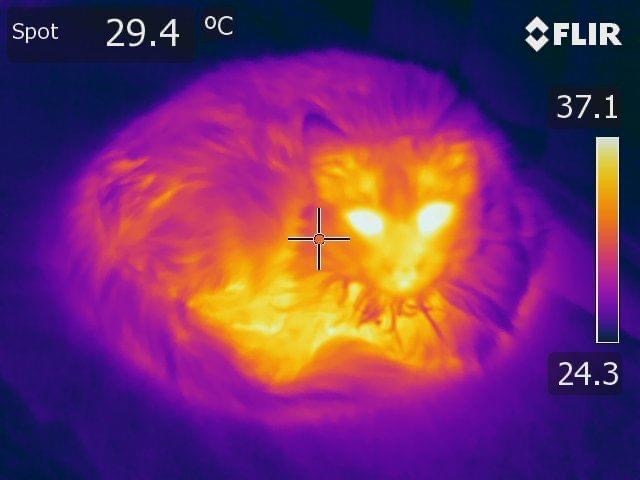
#> input picture hotcat.jpg, 640 x 480 px
$ python images.py
#> lines starting #> are read from the running program, lines starting #| are printed output that depends on the picture
#> further down, cat is the input picture: shape (480, 640, 3); mean R, G, B 113.6, 48.7, 104
#| (480, 640, 3)
import matplotlib.pyplot as plt
import matplotlib.image as im
import numpy as np
from scipy import ndimage

def flipUp(img):
    """Flips an image vertically."""
    newimage = img.copy()
    newimage = newimage[::-1]
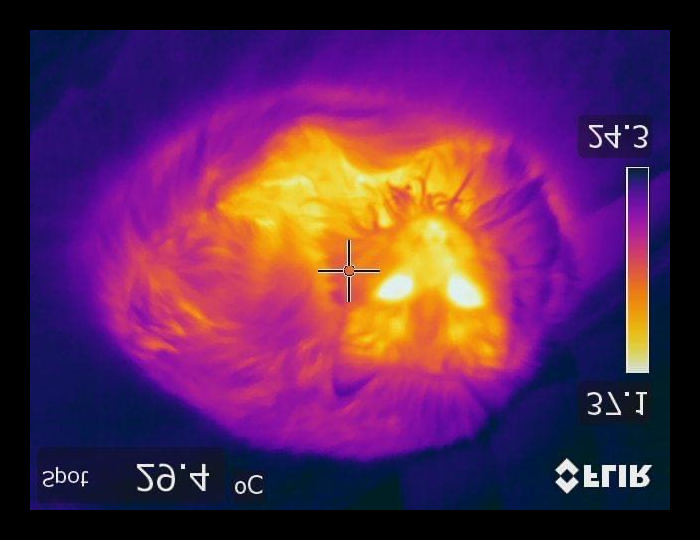
#> newimage: shape (540, 700, 3); mean R, G, B 92.3, 39.6, 84.5
    return newimage

def flipSide(img):
    """Flips an image horizontally."""
    newimage = img.copy()
    newimage = ndimage.rotate(img, 180)
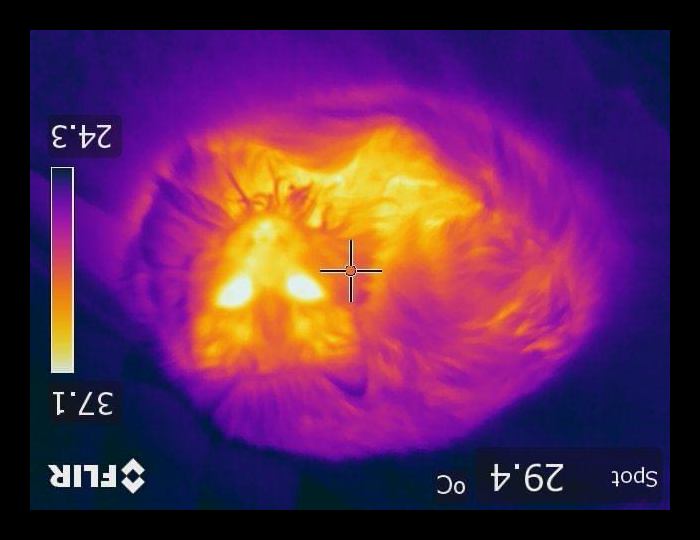
#> newimage: shape (540, 700, 3); mean R, G, B 92.3, 39.6, 84.5
    newimage = newimage[::-1]
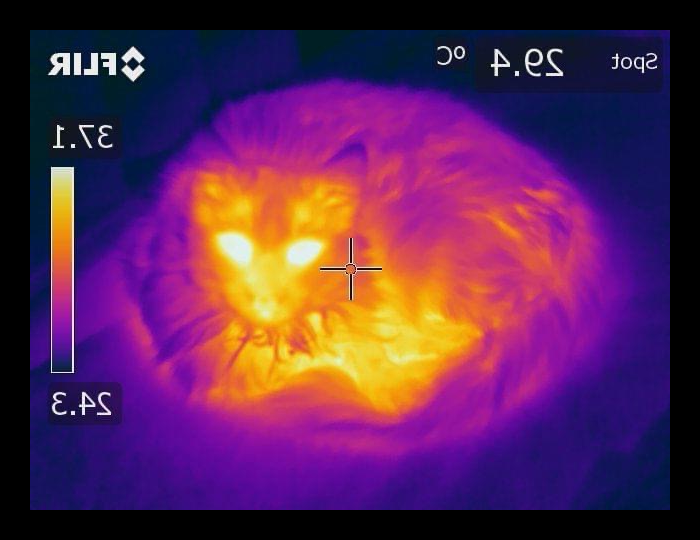
#> newimage: shape (540, 700, 3); mean R, G, B 92.3, 39.6, 84.5
    return newimage

def flip4ways(img):
    """take an image and create a new image with the original image flipped four ways """
    flipUpImage = flipUp(img)
    flipSideImg = flipSide(img)
    flipUpAndSideImg = flipSide(flipUp(img))
    # Combining the two images horizontally
    top_img = np.concatenate((img, flipSideImg), axis=1)
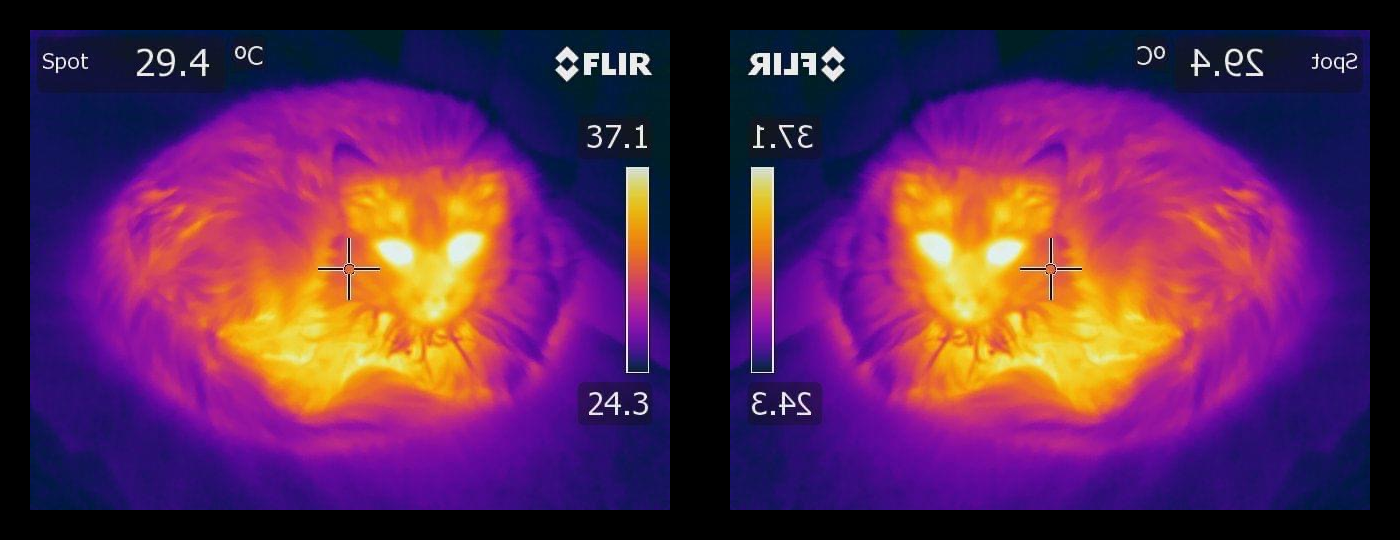
#> top_img: shape (540, 1400, 3); mean R, G, B 92.3, 39.6, 84.5
    bottom_img = np.concatenate((flipUpImage, flipUpAndSideImg), axis=1)
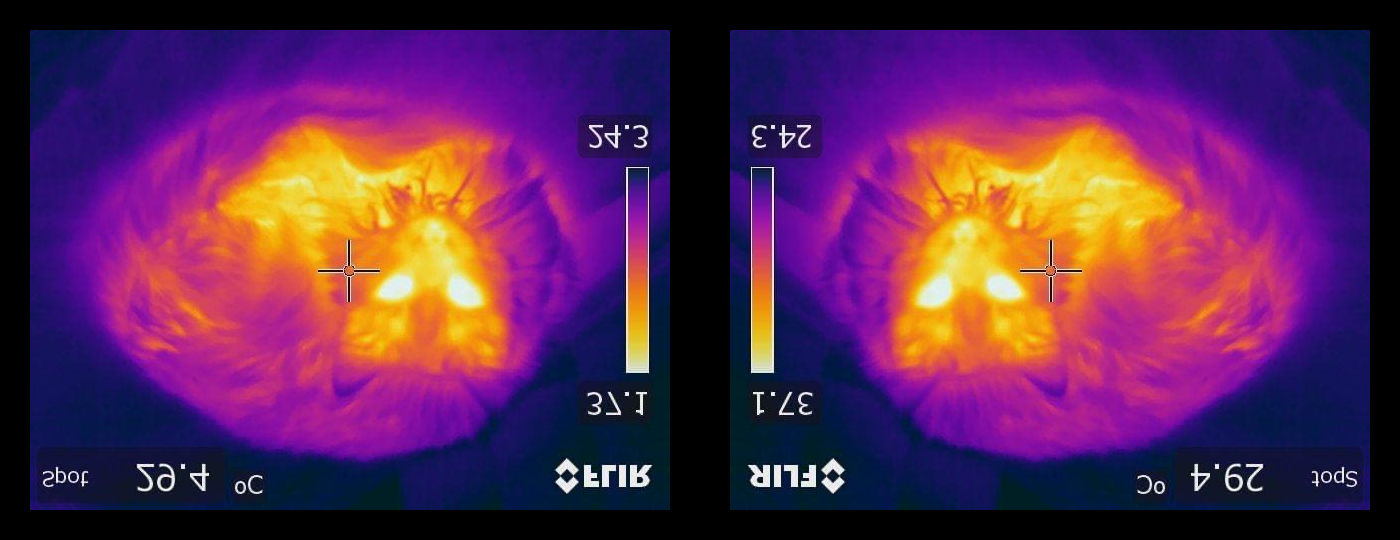
#> bottom_img: shape (540, 1400, 3); mean R, G, B 92.3, 39.6, 84.5
    # Combining the two images vertically
    new_img = np.concatenate((top_img, bottom_img), axis=0)
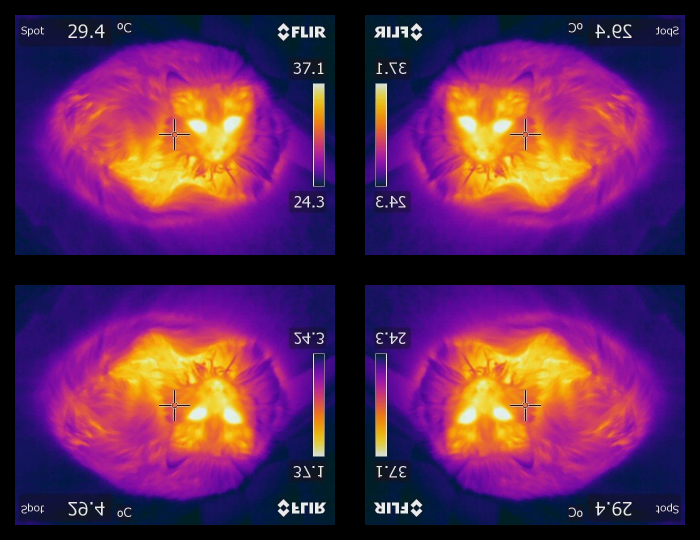
#> new_img: shape (1080, 1400, 3) (shown at 1/2 size); mean R, G, B 92.3, 39.6, 84.5
    return new_img

# add a 30 pixel border of black pixels
def addBorder(img):
    # ((top, bottom),(left, right))
    new_img = np.pad(img, ((30, 30), (30, 30), (0, 0)))
    return new_img


def duplicate(img):
    newimage = img.copy()
    return newimage

cat = im.imread("hotcat.jpg")
copycat = duplicate(cat)
plt.imshow(copycat)
plt.show()
print(copycat.shape)

# 2.
# Using the developed functions, create an image with the hotcat flipped in four directions,
# and with borders around each image
# and also around the overall image. Print the shapes of the original and final images. (1 mark)
fig, ((ax1, ax2)) = plt.subplots(1, 2, figsize=(8, 4))
# orignial
ax1.imshow(cat)
# add pad
padcat = addBorder(cat)
# create image with 4 and add pad
flip4Img = flip4ways(padcat)
flip4ImgPad = addBorder(flip4Img)
#> in addBorder (call 2), `new_img = np.pad(img, ((30, 30), (30, 30), (0, 0)))`:
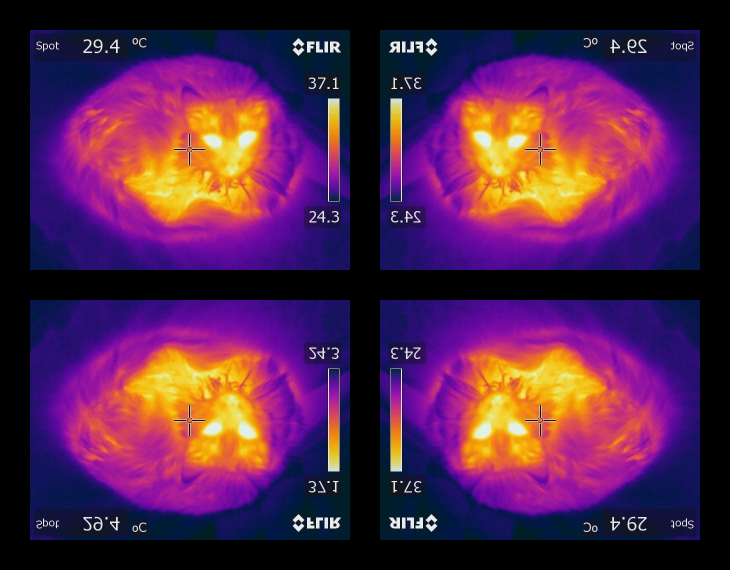
#> new_img: shape (1140, 1460, 3) (shown at 1/2 size); mean R, G, B 83.9, 36, 76.8
ax2.imshow(flip4ImgPad)
plt.show()


print(f"Original image shape {cat.shape}")
#| Original image shape (480, 640, 3)
#print(padcat.shape)
#print(flip4Img.shape)
print(f"Final image shape {flip4ImgPad.shape}")
#| Final image shape (1140, 1460, 3)
